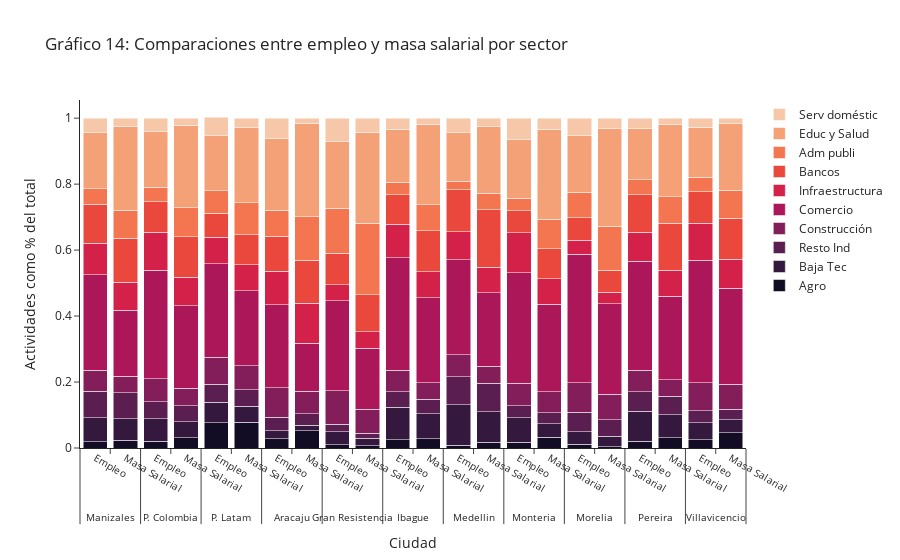

Notebook code cell kept with this figure:
### Code cell
fig = go.Figure()

fig.update_layout(
    template="simple_white",
    xaxis=dict(title_text="Ciudad",tickfont_size=10),
    yaxis=dict(title_text="Actividades como % del total"),
    barmode="stack",
    title_text='Gráfico 14: Comparaciones entre empleo y masa salarial por sector'
)


for r, c in zip(df.variable.unique(), colors2):
    plot_df = df[df.variable == r]
    fig.add_trace(
        go.Bar(x=[plot_df.City, plot_df.df], y=plot_df.value, name=r, marker_color=c),
    )

fig.update_layout() 
fig.write_html("informe/images/empleoymasasalarial.html",full_html=False,include_plotlyjs='cdn')
fig.show()

### Figure 1 — Plotly figure (JSON) as saved in the notebook; plotly's stock layout.template omitted (floating-point values rounded to 4 significant figures)
{"data": [{"marker": {"color": "#120c25"}, "name": "Agro", "type": "bar", "x": [["Manizales", "P. Colombia", "P. Latam", "Aracaju", "Gran Resistencia", "Ibague", "Medellin", "Monteria", "Morelia", "Pereira", "Villavicencio", "Manizales", "P. Colombia", "P. Latam", "Aracaju", "Gran Resistencia", "Ibague", "Medellin", "Monteria", "Morelia", "Pereira", "Villavicencio"], ["Empleo", "Empleo", "Empleo", "Empleo", "Empleo", "Empleo", "Empleo", "Empleo", "Empleo", "Empleo", "Empleo", "Masa Salarial", "Masa Salarial", "Masa Salarial", "Masa Salarial", "Masa Salarial", "Masa Salarial", "Masa Salarial", "Masa Salarial", "Masa Salarial", "Masa Salarial", "Masa Salarial"]], "y": [0.01822, 0.0198, 0.07651, 0.02796, 0.009507, 0.02545, 0.009015, 0.01747, 0.01118, 0.02079, 0.02427, 0.02333, 0.03045, 0.07863, 0.05277, 0.006299, 0.02868, 0.01717, 0.03328, 0.003748, 0.03093, 0.04666]}, {"marker": {"color": "#35183d"}, "name": "Baja Tec", "type": "bar", "x": [["Manizales", "P. Colombia", "P. Latam", "Aracaju", "Gran Resistencia", "Ibague", "Medellin", "Monteria", "Morelia", "Pereira", "Villavicencio", "Manizales", "P. Colombia", "P. Latam", "Aracaju", "Gran Resistencia", "Ibague", "Medellin", "Monteria", "Morelia", "Pereira", "Villavicencio"], ["Empleo", "Empleo", "Empleo", "Empleo", "Empleo", "Empleo", "Empleo", "Empleo", "Empleo", "Empleo", "Empleo", "Masa Salarial", "Masa Salarial", "Masa Salarial", "Masa Salarial", "Masa Salarial", "Masa Salarial", "Masa Salarial", "Masa Salarial", "Masa Salarial", "Masa Salarial", "Masa Salarial"]], "y": [0.07417, 0.0682, 0.06276, 0.02452, 0.03957, 0.09744, 0.1227, 0.07359, 0.03806, 0.09038, 0.0525, 0.06519, 0.04849, 0.04788, 0.01548, 0.02354, 0.07503, 0.0927, 0.03975, 0.0325, 0.07025, 0.03915]}, {"marker": {"color": "#5a1e50"}, "name": "Resto Ind", "type": "bar", "x": [["Manizales", "P. Colombia", "P. Latam", "Aracaju", "Gran Resistencia", "Ibague", "Medellin", "Monteria", "Morelia", "Pereira", "Villavicencio", "Manizales", "P. Colombia", "P. Latam", "Aracaju", "Gran Resistencia", "Ibague", "Medellin", "Monteria", "Morelia", "Pereira", "Villavicencio"], ["Empleo", "Empleo", "Empleo", "Empleo", "Empleo", "Empleo", "Empleo", "Empleo", "Empleo", "Empleo", "Empleo", "Masa Salarial", "Masa Salarial", "Masa Salarial", "Masa Salarial", "Masa Salarial", "Masa Salarial", "Masa Salarial", "Masa Salarial", "Masa Salarial", "Masa Salarial", "Masa Salarial"]], "y": [0.08002, 0.05149, 0.05375, 0.041, 0.02265, 0.04788, 0.08394, 0.03694, 0.05846, 0.05865, 0.03599, 0.07967, 0.04848, 0.05041, 0.03515, 0.01526, 0.04403, 0.08695, 0.03425, 0.04957, 0.05639, 0.03144]}, {"marker": {"color": "#831e5a"}, "name": "Construcción", "type": "bar", "x": [["Manizales", "P. Colombia", "P. Latam", "Aracaju", "Gran Resistencia", "Ibague", "Medellin", "Monteria", "Morelia", "Pereira", "Villavicencio", "Manizales", "P. Colombia", "P. Latam", "Aracaju", "Gran Resistencia", "Ibague", "Medellin", "Monteria", "Morelia", "Pereira", "Villavicencio"], ["Empleo", "Empleo", "Empleo", "Empleo", "Empleo", "Empleo", "Empleo", "Empleo", "Empleo", "Empleo", "Empleo", "Masa Salarial", "Masa Salarial", "Masa Salarial", "Masa Salarial", "Masa Salarial", "Masa Salarial", "Masa Salarial", "Masa Salarial", "Masa Salarial", "Masa Salarial", "Masa Salarial"]], "y": [0.06392, 0.07015, 0.08289, 0.08949, 0.1021, 0.06445, 0.06762, 0.06803, 0.09006, 0.06631, 0.08554, 0.05008, 0.054, 0.07257, 0.06845, 0.07264, 0.0499, 0.05044, 0.06319, 0.07764, 0.04864, 0.07614]}, {"marker": {"color": "#ac1759"}, "name": "Comercio", "type": "bar", "x": [["Manizales", "P. Colombia", "P. Latam", "Aracaju", "Gran Resistencia", "Ibague", "Medellin", "Monteria", "Morelia", "Pereira", "Villavicencio", "Manizales", "P. Colombia", "P. Latam", "Aracaju", "Gran Resistencia", "Ibague", "Medellin", "Monteria", "Morelia", "Pereira", "Villavicencio"], ["Empleo", "Empleo", "Empleo", "Empleo", "Empleo", "Empleo", "Empleo", "Empleo", "Empleo", "Empleo", "Empleo", "Masa Salarial", "Masa Salarial", "Masa Salarial", "Masa Salarial", "Masa Salarial", "Masa Salarial", "Masa Salarial", "Masa Salarial", "Masa Salarial", "Masa Salarial", "Masa Salarial"]], "y": [0.2888, 0.3289, 0.2833, 0.251, 0.2721, 0.3413, 0.2871, 0.335, 0.389, 0.3306, 0.3711, 0.1999, 0.2496, 0.2271, 0.145, 0.1839, 0.258, 0.2236, 0.2647, 0.2746, 0.2545, 0.291]}, {"marker": {"color": "#d3214a"}, "name": "Infraestructura", "type": "bar", "x": [["Manizales", "P. Colombia", "P. Latam", "Aracaju", "Gran Resistencia", "Ibague", "Medellin", "Monteria", "Morelia", "Pereira", "Villavicencio", "Manizales", "P. Colombia", "P. Latam", "Aracaju", "Gran Resistencia", "Ibague", "Medellin", "Monteria", "Morelia", "Pereira", "Villavicencio"], ["Empleo", "Empleo", "Empleo", "Empleo", "Empleo", "Empleo", "Empleo", "Empleo", "Empleo", "Empleo", "Empleo", "Masa Salarial", "Masa Salarial", "Masa Salarial", "Masa Salarial", "Masa Salarial", "Masa Salarial", "Masa Salarial", "Masa Salarial", "Masa Salarial", "Masa Salarial", "Masa Salarial"]], "y": [0.09493, 0.1151, 0.0804, 0.1011, 0.04969, 0.1024, 0.08526, 0.121, 0.04269, 0.08794, 0.1121, 0.08442, 0.08724, 0.07913, 0.1224, 0.05083, 0.07886, 0.07676, 0.07792, 0.03395, 0.07822, 0.08839]}, {"marker": {"color": "#eb483d"}, "name": "Bancos", "type": "bar", "x": [["Manizales", "P. Colombia", "P. Latam", "Aracaju", "Gran Resistencia", "Ibague", "Medellin", "Monteria", "Morelia", "Pereira", "Villavicencio", "Manizales", "P. Colombia", "P. Latam", "Aracaju", "Gran Resistencia", "Ibague", "Medellin", "Monteria", "Morelia", "Pereira", "Villavicencio"], ["Empleo", "Empleo", "Empleo", "Empleo", "Empleo", "Empleo", "Empleo", "Empleo", "Empleo", "Empleo", "Empleo", "Masa Salarial", "Masa Salarial", "Masa Salarial", "Masa Salarial", "Masa Salarial", "Masa Salarial", "Masa Salarial", "Masa Salarial", "Masa Salarial", "Masa Salarial", "Masa Salarial"]], "y": [0.1193, 0.09303, 0.07153, 0.1063, 0.09543, 0.08858, 0.127, 0.06724, 0.06865, 0.1138, 0.0947, 0.1335, 0.1222, 0.09038, 0.1303, 0.1116, 0.1247, 0.1747, 0.09152, 0.06659, 0.1431, 0.1236]}, {"marker": {"color": "#f37651"}, "name": "Adm publi", "type": "bar", "x": [["Manizales", "P. Colombia", "P. Latam", "Aracaju", "Gran Resistencia", "Ibague", "Medellin", "Monteria", "Morelia", "Pereira", "Villavicencio", "Manizales", "P. Colombia", "P. Latam", "Aracaju", "Gran Resistencia", "Ibague", "Medellin", "Monteria", "Morelia", "Pereira", "Villavicencio"], ["Empleo", "Empleo", "Empleo", "Empleo", "Empleo", "Empleo", "Empleo", "Empleo", "Empleo", "Empleo", "Empleo", "Masa Salarial", "Masa Salarial", "Masa Salarial", "Masa Salarial", "Masa Salarial", "Masa Salarial", "Masa Salarial", "Masa Salarial", "Masa Salarial", "Masa Salarial", "Masa Salarial"]], "y": [0.04639, 0.04444, 0.06881, 0.07929, 0.1364, 0.03863, 0.0265, 0.03752, 0.07745, 0.04413, 0.045, 0.08444, 0.08787, 0.09676, 0.1316, 0.2167, 0.07821, 0.0494, 0.08903, 0.133, 0.08029, 0.08468]}, {"marker": {"color": "#f5a178"}, "name": "Educ y Salud", "type": "bar", "x": [["Manizales", "P. Colombia", "P. Latam", "Aracaju", "Gran Resistencia", "Ibague", "Medellin", "Monteria", "Morelia", "Pereira", "Villavicencio", "Manizales", "P. Colombia", "P. Latam", "Aracaju", "Gran Resistencia", "Ibague", "Medellin", "Monteria", "Morelia", "Pereira", "Villavicencio"], ["Empleo", "Empleo", "Empleo", "Empleo", "Empleo", "Empleo", "Empleo", "Empleo", "Empleo", "Empleo", "Empleo", "Masa Salarial", "Masa Salarial", "Masa Salarial", "Masa Salarial", "Masa Salarial", "Masa Salarial", "Masa Salarial", "Masa Salarial", "Masa Salarial", "Masa Salarial", "Masa Salarial"]], "y": [0.1707, 0.167, 0.1664, 0.2164, 0.2005, 0.1606, 0.1473, 0.1775, 0.1709, 0.1547, 0.1509, 0.2556, 0.2505, 0.2288, 0.2834, 0.2765, 0.2443, 0.2022, 0.2733, 0.2958, 0.2197, 0.2023]}, {"marker": {"color": "#f6c7a8"}, "name": "Serv doméstic", "type": "bar", "x": [["Manizales", "P. Colombia", "P. Latam", "Aracaju", "Gran Resistencia", "Ibague", "Medellin", "Monteria", "Morelia", "Pereira", "Villavicencio", "Manizales", "P. Colombia", "P. Latam", "Aracaju", "Gran Resistencia", "Ibague", "Medellin", "Monteria", "Morelia", "Pereira", "Villavicencio"], ["Empleo", "Empleo", "Empleo", "Empleo", "Empleo", "Empleo", "Empleo", "Empleo", "Empleo", "Empleo", "Empleo", "Masa Salarial", "Masa Salarial", "Masa Salarial", "Masa Salarial", "Masa Salarial", "Masa Salarial", "Masa Salarial", "Masa Salarial", "Masa Salarial", "Masa Salarial", "Masa Salarial"]], "y": [0.04352, 0.04192, 0.05596, 0.06285, 0.07206, 0.03334, 0.04352, 0.06571, 0.05357, 0.03276, 0.02785, 0.02379, 0.02112, 0.02839, 0.01541, 0.04269, 0.01837, 0.02606, 0.03308, 0.03264, 0.018, 0.01665]}], "layout": {"autosize": true, "barmode": "stack", "title": {"text": "Gráfico 14: Comparaciones entre empleo y masa salarial por sector"}, "xaxis": {"autorange": true, "range": [-0.5, 21.5], "tickfont": {"size": 10}, "title": {"text": "Ciudad"}, "type": "multicategory"}, "yaxis": {"autorange": true, "range": [0, 1.055], "title": {"text": "Actividades como % del total"}, "type": "linear"}}}
